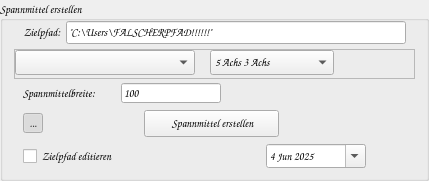
     <widget class="QGroupBox" name="gb_spannmittel">
      <property name="sizePolicy">
       <sizepolicy hsizetype="Preferred" vsizetype="MinimumExpanding">
        <horstretch>0</horstretch>
        <verstretch>0</verstretch>
       </sizepolicy>
      </property>
      <property name="minimumSize">
       <size>
        <width>400</width>
        <height>120</height>
       </size>
      </property>
      <property name="maximumSize">
       <size>
        <width>800</width>
        <height>250</height>
       </size>
      </property>
      <property name="font">
       <font>
        <family>Comic Sans MS</family>
        <pointsize>8</pointsize>
        <bold>false</bold>
       </font>
      </property>
      <property name="title">
       <string>Spannmittel erstellen</string>
      </property>
      <property name="alignment">
       <set>Qt::AlignmentFlag::AlignLeading|Qt::AlignmentFlag::AlignLeft|Qt::AlignmentFlag::AlignVCenter</set>
      </property>
      <layout class="QVBoxLayout" name="verticalLayout_3">
       <property name="spacing">
        <number>0</number>
       </property>
       <property name="topMargin">
        <number>0</number>
       </property>
       <property name="bottomMargin">
        <number>0</number>
       </property>
       <item>
        <widget class="QWidget" name="wg_zielpfad" native="true">
         <property name="minimumSize">
          <size>
           <width>0</width>
           <height>25</height>
          </size>
         </property>
         <property name="maximumSize">
          <size>
           <width>16777215</width>
           <height>30</height>
          </size>
         </property>
         <layout class="QHBoxLayout" name="horizontalLayout_10">
          <property name="spacing">
           <number>0</number>
          </property>
          <property name="topMargin">
           <number>0</number>
          </property>
          <property name="bottomMargin">
           <number>5</number>
          </property>
          <item>
           <widget class="QLabel" name="lb_pfad">
            <property name="sizePolicy">
             <sizepolicy hsizetype="Fixed" vsizetype="Fixed">
              <horstretch>0</horstretch>
              <verstretch>0</verstretch>
             </sizepolicy>
            </property>
            <property name="minimumSize">
             <size>
              <width>0</width>
              <height>20</height>
             </size>
            </property>
            <property name="maximumSize">
             <size>
              <width>200</width>
              <height>25</height>
             </size>
            </property>
            <property name="font">
             <font>
              <family>Comic Sans MS</family>
              <pointsize>8</pointsize>
              <bold>false</bold>
             </font>
            </property>
            <property name="text">
             <string>Zielpfad:</string>
            </property>
            <property name="alignment">
             <set>Qt::AlignmentFlag::AlignCenter</set>
            </property>
           </widget>
          </item>
          <item>
           <spacer name="horizontalSpacer_8">
            <property name="orientation">
             <enum>Qt::Orientation::Horizontal</enum>
            </property>
            <property name="sizeType">
             <enum>QSizePolicy::Policy::Fixed</enum>
            </property>
            <property name="sizeHint" stdset="0">
             <size>
              <width>5</width>
              <height>20</height>
             </size>
            </property>
           </spacer>
          </item>
          <item>
           <widget class="QLineEdit" name="le_pfad">
            <property name="sizePolicy">
             <sizepolicy hsizetype="Expanding" vsizetype="Fixed">
              <horstretch>0</horstretch>
              <verstretch>0</verstretch>
             </sizepolicy>
            </property>
            <property name="minimumSize">
             <size>
              <width>340</width>
              <height>20</height>
             </size>
            </property>
            <property name="maximumSize">
             <size>
              <width>16777215</width>
              <height>25</height>
             </size>
            </property>
            <property name="font">
             <font>
              <family>Comic Sans MS</family>
              <pointsize>8</pointsize>
              <bold>false</bold>
             </font>
            </property>
            <property name="text">
             <string>&quot;C:\Users\FALSCHERPFAD!!!!!!&quot;</string>
            </property>
           </widget>
          </item>
         </layout>
        </widget>
       </item>
       <item>
        <widget class="QFrame" name="fr_spannmittelauswahl">
         <property name="minimumSize">
          <size>
           <width>300</width>
           <height>25</height>
          </size>
         </property>
         <property name="maximumSize">
          <size>
           <width>550</width>
           <height>30</height>
          </size>
         </property>
         <property name="frameShape">
          <enum>QFrame::Shape::StyledPanel</enum>
         </property>
         <property name="frameShadow">
          <enum>QFrame::Shadow::Raised</enum>
         </property>
         <layout class="QHBoxLayout" name="horizontalLayout_11">
          <property name="spacing">
           <number>0</number>
          </property>
          <property name="leftMargin">
           <number>0</number>
          </property>
          <property name="topMargin">
           <number>0</number>
          </property>
          <property name="rightMargin">
           <number>0</number>
          </property>
          <property name="bottomMargin">
           <number>3</number>
          </property>
          <item>
           <widget class="QComboBox" name="cb_spannmittel">
            <property name="minimumSize">
             <size>
              <width>180</width>
              <height>25</height>
             </size>
            </property>
            <property name="maximumSize">
             <size>
              <width>200</width>
              <height>30</height>
             </size>
            </property>
            <property name="font">
             <font>
              <family>Comic Sans MS</family>
              <pointsize>8</pointsize>
              <bold>false</bold>
             </font>
            </property>
            <property name="placeholderText">
             <string>Spannmittel auswählen...</string>
            </property>
           </widget>
          </item>
          <item>
           <spacer name="horizontalSpacer_10">
            <property name="orientation">
             <enum>Qt::Orientation::Horizontal</enum>
            </property>
            <property name="sizeType">
             <enum>QSizePolicy::Policy::Minimum</enum>
            </property>
            <property name="sizeHint" stdset="0">
             <size>
              <width>15</width>
              <height>20</height>
             </size>
            </property>
           </spacer>
          </item>
          <item>
           <widget class="QComboBox" name="cb_bearbeitung_auswahl">
            <property name="minimumSize">
             <size>
              <width>120</width>
              <height>25</height>
             </size>
            </property>
            <property name="maximumSize">
             <size>
              <width>150</width>
              <height>30</height>
             </size>
            </property>
            <property name="font">
             <font>
              <family>Comic Sans MS</family>
              <pointsize>8</pointsize>
              <bold>false</bold>
             </font>
            </property>
            <item>
             <property name="text">
              <string>5 Achs 3 Achs</string>
             </property>
            </item>
            <item>
             <property name="text">
              <string>5 Achs 5 Achs</string>
             </property>
            </item>
            <item>
             <property name="text">
              <string>3 Achs 3 Achs</string>
             </property>
            </item>
            <item>
             <property name="text">
              <string>5 Achs</string>
             </property>
            </item>
            <item>
             <property name="text">
              <string>3 Achs</string>
             </property>
            </item>
            <item>
             <property name="text">
              <string>Magnet</string>
             </property>
            </item>
            <item>
             <property name="text">
              <string>Vorrichtung</string>
             </property>
            </item>
           </widget>
          </item>
          <item>
           <spacer name="horizontalSpacer_39">
            <property name="minimumSize">
             <size>
              <width>80</width>
              <height>0</height>
             </size>
            </property>
            <property name="maximumSize">
             <size>
              <width>130</width>
              <height>16777215</height>
             </size>
            </property>
            <property name="orientation">
             <enum>Qt::Orientation::Horizontal</enum>
            </property>
            <property name="sizeType">
             <enum>QSizePolicy::Policy::Fixed</enum>
            </property>
            <property name="sizeHint" stdset="0">
             <size>
              <width>50</width>
              <height>20</height>
             </size>
            </property>
           </spacer>
          </item>
         </layout>
        </widget>
       </item>
       <item>
        <widget class="QWidget" name="wg_spannmittel_breite" native="true">
         <property name="minimumSize">
          <size>
           <width>0</width>
           <height>25</height>
          </size>
         </property>
         <property name="maximumSize">
          <size>
           <width>16777215</width>
           <height>30</height>
          </size>
         </property>
         <layout class="QHBoxLayout" name="horizontalLayout_12">
          <property name="spacing">
           <number>0</number>
          </property>
          <property name="topMargin">
           <number>4</number>
          </property>
          <property name="bottomMargin">
           <number>3</number>
          </property>
          <item>
           <widget class="QLabel" name="lb_spannmittel_wert">
            <property name="sizePolicy">
             <sizepolicy hsizetype="Fixed" vsizetype="Fixed">
              <horstretch>0</horstretch>
              <verstretch>0</verstretch>
             </sizepolicy>
            </property>
            <property name="minimumSize">
             <size>
              <width>0</width>
              <height>20</height>
             </size>
            </property>
            <property name="maximumSize">
             <size>
              <width>200</width>
              <height>25</height>
             </size>
            </property>
            <property name="font">
             <font>
              <family>Comic Sans MS</family>
              <pointsize>8</pointsize>
              <bold>false</bold>
             </font>
            </property>
            <property name="text">
             <string>Spannmittelbreite:</string>
            </property>
            <property name="alignment">
             <set>Qt::AlignmentFlag::AlignLeading|Qt::AlignmentFlag::AlignLeft|Qt::AlignmentFlag::AlignVCenter</set>
            </property>
           </widget>
          </item>
          <item>
           <spacer name="horizontalSpacer_11">
            <property name="orientation">
             <enum>Qt::Orientation::Horizontal</enum>
            </property>
            <property name="sizeType">
             <enum>QSizePolicy::Policy::Fixed</enum>
            </property>
            <property name="sizeHint" stdset="0">
             <size>
              <width>25</width>
              <height>20</height>
             </size>
            </property>
           </spacer>
          </item>
          <item>
           <widget class="QLineEdit" name="le_spannmittel">
            <property name="sizePolicy">
             <sizepolicy hsizetype="Fixed" vsizetype="Fixed">
              <horstretch>0</horstretch>
              <verstretch>0</verstretch>
             </sizepolicy>
            </property>
            <property name="minimumSize">
             <size>
              <width>100</width>
              <height>20</height>
             </size>
            </property>
            <property name="maximumSize">
             <size>
              <width>150</width>
              <height>20</height>
             </size>
            </property>
            <property name="font">
             <font>
              <family>Comic Sans MS</family>
              <pointsize>8</pointsize>
              <bold>false</bold>
             </font>
            </property>
            <property name="text">
             <string>100</string>
            </property>
           </widget>
          </item>
          <item>
           <spacer name="horizontalSpacer_6">
            <property name="orientation">
             <enum>Qt::Orientation::Horizontal</enum>
            </property>
            <property name="sizeHint" stdset="0">
             <size>
              <width>40</width>
              <height>20</height>
             </size>
            </property>
           </spacer>
          </item>
         </layout>
        </widget>
       </item>
       <item>
        <widget class="QWidget" name="wg_spannmittel_erstellen" native="true">
         <property name="minimumSize">
          <size>
           <width>0</width>
           <height>30</height>
          </size>
         </property>
         <property name="maximumSize">
          <size>
           <width>16777215</width>
           <height>35</height>
          </size>
         </property>
         <layout class="QHBoxLayout" name="horizontalLayout_9">
          <property name="spacing">
           <number>0</number>
          </property>
          <property name="topMargin">
           <number>4</number>
          </property>
          <property name="bottomMargin">
           <number>4</number>
          </property>
          <item>
           <widget class="QToolButton" name="tb_spannmittel_aufklappen">
            <property name="minimumSize">
             <size>
              <width>20</width>
              <height>20</height>
             </size>
            </property>
            <property name="maximumSize">
             <size>
              <width>20</width>
              <height>20</height>
             </size>
            </property>
            <property name="font">
             <font>
              <family>Comic Sans MS</family>
              <pointsize>8</pointsize>
              <bold>false</bold>
             </font>
            </property>
            <property name="focusPolicy">
             <enum>Qt::FocusPolicy::NoFocus</enum>
            </property>
            <property name="text">
             <string>...</string>
            </property>
            <property name="shortcut">
             <string notr="true"/>
            </property>
            <property name="checkable">
             <bool>true</bool>
            </property>
            <property name="checked">
             <bool>true</bool>
            </property>
            <property name="autoRaise">
             <bool>true</bool>
            </property>
           </widget>
          </item>
          <item>
           <spacer name="horizontalSpacer_12">
            <property name="orientation">
             <enum>Qt::Orientation::Horizontal</enum>
            </property>
            <property name="sizeType">
             <enum>QSizePolicy::Policy::Fixed</enum>
            </property>
            <property name="sizeHint" stdset="0">
             <size>
              <width>101</width>
              <height>20</height>
             </size>
            </property>
           </spacer>
          </item>
          <item>
           <widget class="QPushButton" name="pb_spannmittel">
            <property name="minimumSize">
             <size>
              <width>135</width>
              <height>27</height>
             </size>
            </property>
            <property name="maximumSize">
             <size>
              <width>160</width>
              <height>32</height>
             </size>
            </property>
            <property name="font">
             <font>
              <family>Comic Sans MS</family>
              <pointsize>8</pointsize>
              <bold>false</bold>
             </font>
            </property>
            <property name="text">
             <string> Spannmittel erstellen</string>
            </property>
            <property name="icon">
             <iconset resource="Icons/icons.qrc">
              <normaloff>:/Symbole/vice(1).png</normaloff>:/Symbole/vice(1).png</iconset>
            </property>
            <property name="iconSize">
             <size>
              <width>22</width>
              <height>20</height>
             </size>
            </property>
            <property name="autoDefault">
             <bool>true</bool>
            </property>
           </widget>
          </item>
          <item>
           <spacer name="horizontalSpacer_7">
            <property name="orientation">
             <enum>Qt::Orientation::Horizontal</enum>
            </property>
            <property name="sizeHint" stdset="0">
             <size>
              <width>40</width>
              <height>20</height>
             </size>
            </property>
           </spacer>
          </item>
         </layout>
        </widget>
       </item>
       <item>
        <widget class="QWidget" name="wg_datum_editieren" native="true">
         <property name="sizePolicy">
          <sizepolicy hsizetype="Preferred" vsizetype="Preferred">
           <horstretch>0</horstretch>
           <verstretch>0</verstretch>
          </sizepolicy>
         </property>
         <property name="minimumSize">
          <size>
           <width>0</width>
           <height>25</height>
          </size>
         </property>
         <property name="maximumSize">
          <size>
           <width>16777215</width>
           <height>30</height>
          </size>
         </property>
         <layout class="QHBoxLayout" name="horizontalLayout_8">
          <property name="spacing">
           <number>0</number>
          </property>
          <property name="topMargin">
           <number>3</number>
          </property>
          <property name="bottomMargin">
           <number>0</number>
          </property>
          <item>
           <widget class="QCheckBox" name="cbx_datum_editieren">
            <property name="minimumSize">
             <size>
              <width>0</width>
              <height>20</height>
             </size>
            </property>
            <property name="maximumSize">
             <size>
              <width>16777215</width>
              <height>25</height>
             </size>
            </property>
            <property name="font">
             <font>
              <family>Comic Sans MS</family>
              <pointsize>8</pointsize>
              <bold>false</bold>
             </font>
            </property>
            <property name="text">
             <string>Zielpfad editieren</string>
            </property>
           </widget>
          </item>
          <item>
           <spacer name="horizontalSpacer_5">
            <property name="orientation">
             <enum>Qt::Orientation::Horizontal</enum>
            </property>
            <property name="sizeHint" stdset="0">
             <size>
              <width>40</width>
              <height>20</height>
             </size>
            </property>
           </spacer>
          </item>
          <item>
           <widget class="QDateEdit" name="de_datum">
            <property name="minimumSize">
             <size>
              <width>100</width>
              <height>20</height>
             </size>
            </property>
            <property name="maximumSize">
             <size>
              <width>16777215</width>
              <height>25</height>
             </size>
            </property>
            <property name="font">
             <font>
              <family>Comic Sans MS</family>
              <pointsize>8</pointsize>
              <bold>false</bold>
             </font>
            </property>
            <property name="minimumDate">
             <date>
              <year>2012</year>
              <month>9</month>
              <day>14</day>
             </date>
            </property>
            <property name="calendarPopup">
             <bool>true</bool>
            </property>
            <property name="currentSectionIndex">
             <number>0</number>
            </property>
            <property name="timeSpec">
             <enum>Qt::TimeSpec::LocalTime</enum>
            </property>
            <property name="date">
             <date>
              <year>2025</year>
              <month>6</month>
              <day>4</day>
             </date>
            </property>
           </widget>
          </item>
          <item>
           <spacer name="horizontalSpacer_45">
            <property name="orientation">
             <enum>Qt::Orientation::Horizontal</enum>
            </property>
            <property name="sizeType">
             <enum>QSizePolicy::Policy::Fixed</enum>
            </property>
            <property name="sizeHint" stdset="0">
             <size>
              <width>40</width>
              <height>20</height>
             </size>
            </property>
           </spacer>
          </item>
         </layout>
        </widget>
       </item>
       <item>
        <spacer name="verticalSpacer_2">
         <property name="orientation">
          <enum>Qt::Orientation::Vertical</enum>
         </property>
         <property name="sizeType">
          <enum>QSizePolicy::Policy::Minimum</enum>
         </property>
         <property name="sizeHint" stdset="0">
          <size>
           <width>20</width>
           <height>10</height>
          </size>
         </property>
        </spacer>
       </item>
      </layout>
     </widget>
